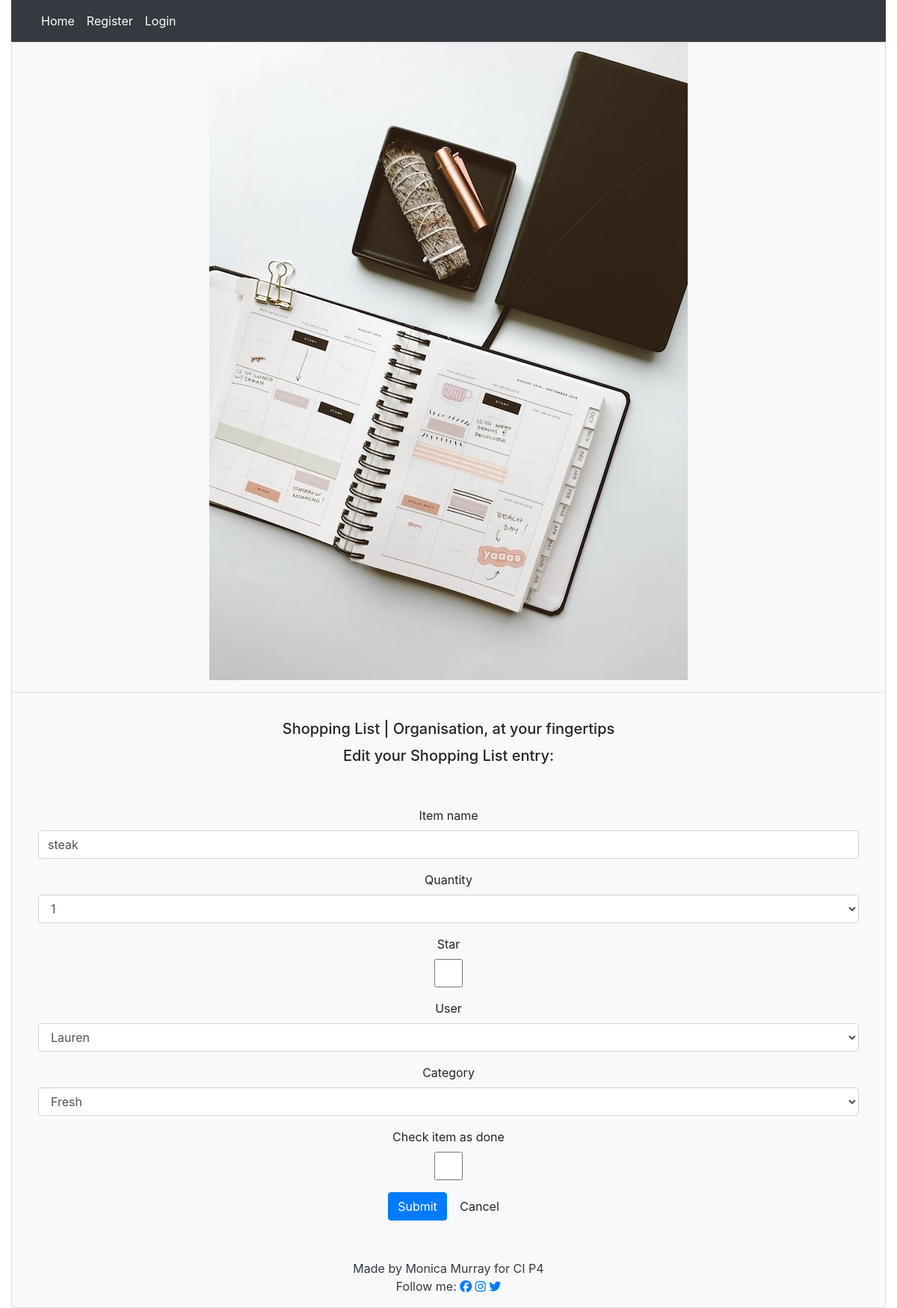
Page /edit/5/ on the earlier database version.
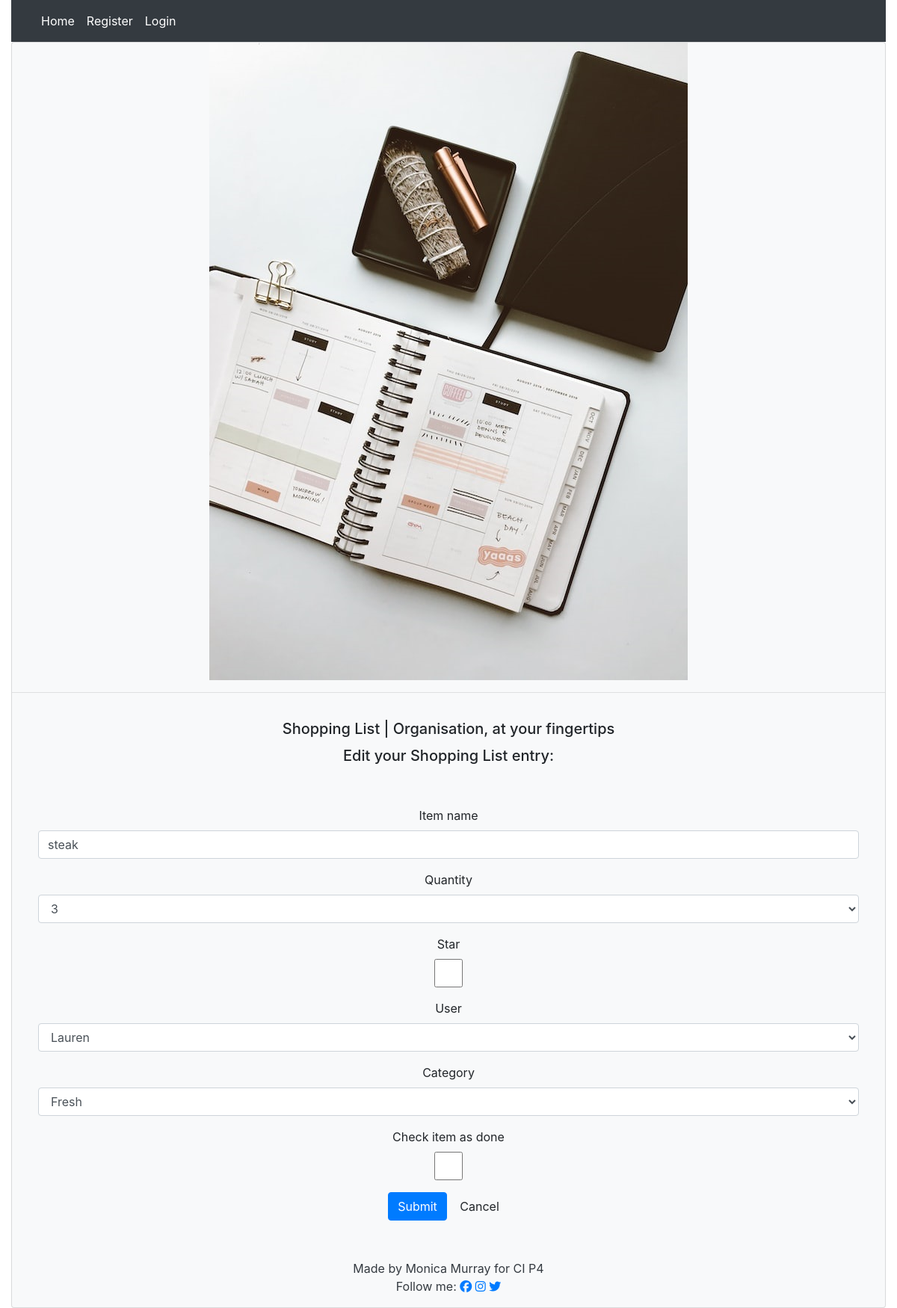
Same page on the later database version.
### list/models.py (models this page shows, shortened)
class Entry(models.Model):
    item_name = models.CharField(
        max_length=60, null=False, blank=False, unique=True)
    quantity = models.IntegerField(choices=QUANTITY_CHOICES)
    star = models.BooleanField(default=False)
    user = models.ForeignKey(User, on_delete=models.CASCADE)
    category = models.CharField(max_length=20, choices=CATEGORY_CHOICES)
    added_on = models.DateTimeField(auto_now_add=True)
    check_item_as_done = models.BooleanField(default=False)
    class Meta:
        ordering = ['-added_on']

### list/views.py (the view)
# urls.py: path('edit/<int:pk>/', views.EditView.as_view(), name='edit'),
class EditView(UpdateView):
    model = Entry
    template_name = 'edit_entry.html'
    fields = '__all__'
    pk_url_kwarg = 'pk'
    success_url = reverse_lazy('home')

### templates/edit_entry.html (shortened to what this page needs)
{% extends 'base.html' %}
{% load widget_tweaks %}
{% block content %}
<div class="row justify-content-center">
    <h5>Edit your Shopping List entry:</h5>
</div>
<div class="container pt-5">
    <form method="post">
        {% for field in form.visible_fields %}
            <div class="form-group">
            <label for="{{field.id_for_label}}">{{ field.label }}</label>
            {{ field|add_class:'form-control' }}
            </div>
        {% endfor %}
        <div class="form-group">
        <button type="submit" class="btn btn-primary">Submit</button>
        <a href="{% url 'home' %}" class="btn btn-default">Cancel</a>
        </div>
    </form>
</div>
{% endblock %}

Differences in the rows shown:
changed Entry "steak": quantity "1" → "3"
